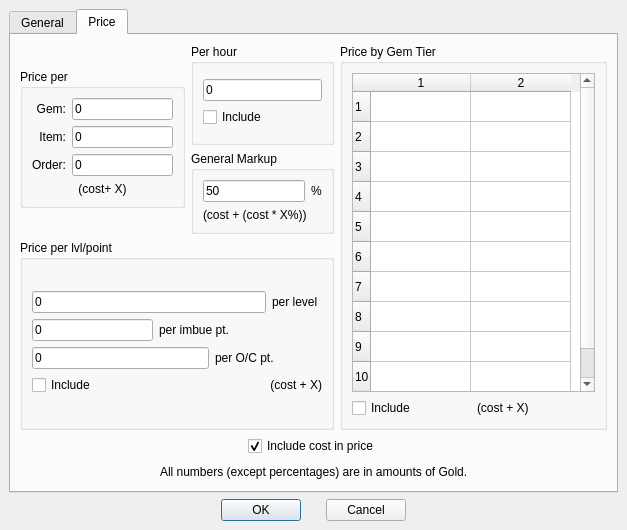
<?xml version="1.0" encoding="UTF-8"?>
<ui version="4.0">
 <class>B_Options</class>
 <widget class="QDialog" name="B_Options">
  <property name="geometry">
   <rect>
    <x>0</x>
    <y>0</y>
    <width>627</width>
    <height>530</height>
   </rect>
  </property>
  <property name="windowTitle">
   <string>Options</string>
  </property>
  <layout class="QVBoxLayout">
   <property name="spacing">
    <number>6</number>
   </property>
   <property name="margin">
    <number>9</number>
   </property>
   <item>
    <layout class="QVBoxLayout">
     <property name="spacing">
      <number>6</number>
     </property>
     <property name="margin">
      <number>0</number>
     </property>
     <item>
      <widget class="QTabWidget" name="Tab">
       <property name="enabled">
        <bool>true</bool>
       </property>
       <property name="currentIndex">
        <number>1</number>
       </property>
       <widget class="QWidget" name="General">
        <attribute name="title">
         <string>General</string>
        </attribute>
        <layout class="QVBoxLayout">
         <property name="spacing">
          <number>6</number>
         </property>
         <property name="margin">
          <number>9</number>
         </property>
         <item>
          <layout class="QVBoxLayout">
           <property name="spacing">
            <number>6</number>
           </property>
           <property name="margin">
            <number>0</number>
           </property>
           <item>
            <layout class="QHBoxLayout">
             <property name="spacing">
              <number>6</number>
             </property>
             <property name="margin">
              <number>0</number>
             </property>
             <item>
              <widget class="QLabel" name="TextLabel1">
               <property name="text">
                <string>Crafter Skill:</string>
               </property>
              </widget>
             </item>
             <item>
              <widget class="QComboBox" name="Skill"/>
             </item>
             <item>
              <spacer>
               <property name="orientation">
                <enum>Qt::Horizontal</enum>
               </property>
               <property name="sizeHint" stdset="0">
                <size>
                 <width>40</width>
                 <height>20</height>
                </size>
               </property>
              </spacer>
             </item>
            </layout>
           </item>
           <item>
            <widget class="QCheckBox" name="CapDistance">
             <property name="text">
              <string>Show Distance To Cap (instead of total)</string>
             </property>
            </widget>
           </item>
           <item>
            <widget class="QCheckBox" name="ShowDoneGems">
             <property name="text">
              <string>Hide &quot;Made&quot; Gems from Materials List and Exported Gems</string>
             </property>
            </widget>
           </item>
           <item>
            <widget class="QCheckBox" name="ShowScrollingSlots">
             <property name="text">
              <string>Scrollable Slots (allows your window to be shorter)</string>
             </property>
            </widget>
           </item>
           <item>
            <widget class="QCheckBox" name="EuroServers">
             <property name="text">
              <string>Export Gems to European/GOA Servers</string>
             </property>
             <property name="checked">
              <bool>true</bool>
             </property>
            </widget>
           </item>
           <item>
            <widget class="QCheckBox" name="IncludeRR">
             <property name="text">
              <string>Include Racial Resists in Totals</string>
             </property>
             <property name="checked">
              <bool>true</bool>
             </property>
            </widget>
           </item>
           <item>
            <widget class="QCheckBox" name="HideNonClassSkills">
             <property name="text">
              <string>Hide Skills not usable by this Class</string>
             </property>
             <property name="checked">
              <bool>true</bool>
             </property>
            </widget>
           </item>
           <item>
            <widget class="QCheckBox" name="Coop">
             <property name="text">
              <string>Co-op / PvP Server</string>
             </property>
            </widget>
           </item>
           <item>
            <widget class="QLabel" name="TextLabel2_5">
             <property name="sizePolicy">
              <sizepolicy hsizetype="Preferred" vsizetype="Maximum">
               <horstretch>0</horstretch>
               <verstretch>0</verstretch>
              </sizepolicy>
             </property>
             <property name="text">
              <string>        (Lets you access items from all realms)</string>
             </property>
             <property name="alignment">
              <set>Qt::AlignLeading|Qt::AlignLeft|Qt::AlignVCenter</set>
             </property>
            </widget>
           </item>
           <item>
            <spacer>
             <property name="orientation">
              <enum>Qt::Vertical</enum>
             </property>
             <property name="sizeHint" stdset="0">
              <size>
               <width>20</width>
               <height>40</height>
              </size>
             </property>
            </spacer>
           </item>
          </layout>
         </item>
        </layout>
       </widget>
       <widget class="QWidget" name="Price">
        <attribute name="title">
         <string>Price</string>
        </attribute>
        <layout class="QVBoxLayout">
         <property name="spacing">
          <number>6</number>
         </property>
         <property name="margin">
          <number>9</number>
         </property>
         <item>
          <layout class="QVBoxLayout">
           <property name="spacing">
            <number>6</number>
           </property>
           <property name="margin">
            <number>0</number>
           </property>
           <item>
            <layout class="QHBoxLayout">
             <property name="spacing">
              <number>6</number>
             </property>
             <property name="margin">
              <number>0</number>
             </property>
             <item>
              <layout class="QVBoxLayout">
               <property name="spacing">
                <number>6</number>
               </property>
               <property name="margin">
                <number>0</number>
               </property>
               <item>
                <layout class="QHBoxLayout">
                 <property name="spacing">
                  <number>6</number>
                 </property>
                 <property name="margin">
                  <number>0</number>
                 </property>
                 <item>
                  <widget class="QGroupBox" name="GroupBox1">
                   <property name="sizePolicy">
                    <sizepolicy hsizetype="Preferred" vsizetype="Maximum">
                     <horstretch>0</horstretch>
                     <verstretch>0</verstretch>
                    </sizepolicy>
                   </property>
                   <property name="title">
                    <string>Price per</string>
                   </property>
                   <layout class="QHBoxLayout">
                    <property name="spacing">
                     <number>6</number>
                    </property>
                    <property name="margin">
                     <number>9</number>
                    </property>
                    <item>
                     <layout class="QVBoxLayout">
                      <property name="spacing">
                       <number>6</number>
                      </property>
                      <property name="margin">
                       <number>0</number>
                      </property>
                      <item>
                       <layout class="QGridLayout">
                        <property name="margin">
                         <number>0</number>
                        </property>
                        <property name="spacing">
                         <number>6</number>
                        </property>
                        <item row="0" column="1">
                         <widget class="QLineEdit" name="PPGem">
                          <property name="text">
                           <string>0</string>
                          </property>
                         </widget>
                        </item>
                        <item row="0" column="0">
                         <widget class="QLabel" name="TextLabel1_2">
                          <property name="text">
                           <string>Gem:</string>
                          </property>
                          <property name="alignment">
                           <set>Qt::AlignRight|Qt::AlignTrailing|Qt::AlignVCenter</set>
                          </property>
                         </widget>
                        </item>
                        <item row="2" column="1">
                         <widget class="QLineEdit" name="PPOrder">
                          <property name="text">
                           <string>0</string>
                          </property>
                         </widget>
                        </item>
                        <item row="1" column="0">
                         <widget class="QLabel" name="TextLabel1_2_2">
                          <property name="text">
                           <string>Item:</string>
                          </property>
                          <property name="alignment">
                           <set>Qt::AlignRight|Qt::AlignTrailing|Qt::AlignVCenter</set>
                          </property>
                         </widget>
                        </item>
                        <item row="2" column="0">
                         <widget class="QLabel" name="TextLabel1_2_3">
                          <property name="text">
                           <string>Order:</string>
                          </property>
                          <property name="alignment">
                           <set>Qt::AlignRight|Qt::AlignTrailing|Qt::AlignVCenter</set>
                          </property>
                         </widget>
                        </item>
                        <item row="1" column="1">
                         <widget class="QLineEdit" name="PPItem">
                          <property name="text">
                           <string>0</string>
                          </property>
                         </widget>
                        </item>
                       </layout>
                      </item>
                      <item>
                       <widget class="QLabel" name="TextLabel2_3">
                        <property name="text">
                         <string>(cost+ X)</string>
                        </property>
                        <property name="alignment">
                         <set>Qt::AlignCenter</set>
                        </property>
                       </widget>
                      </item>
                     </layout>
                    </item>
                   </layout>
                  </widget>
                 </item>
                 <item>
                  <layout class="QVBoxLayout">
                   <property name="spacing">
                    <number>6</number>
                   </property>
                   <property name="margin">
                    <number>0</number>
                   </property>
                   <item>
                    <widget class="QGroupBox" name="GroupBox6">
                     <property name="title">
                      <string>Per hour</string>
                     </property>
                     <layout class="QVBoxLayout">
                      <property name="spacing">
                       <number>6</number>
                      </property>
                      <property name="margin">
                       <number>9</number>
                      </property>
                      <item>
                       <layout class="QVBoxLayout">
                        <property name="spacing">
                         <number>6</number>
                        </property>
                        <property name="margin">
                         <number>0</number>
                        </property>
                        <item>
                         <widget class="QLineEdit" name="HourPrice">
                          <property name="text">
                           <string>0</string>
                          </property>
                         </widget>
                        </item>
                        <item>
                         <widget class="QCheckBox" name="HourInclude">
                          <property name="text">
                           <string>Include</string>
                          </property>
                         </widget>
                        </item>
                       </layout>
                      </item>
                     </layout>
                    </widget>
                   </item>
                   <item>
                    <widget class="QGroupBox" name="GroupBox4">
                     <property name="sizePolicy">
                      <sizepolicy hsizetype="Preferred" vsizetype="Maximum">
                       <horstretch>0</horstretch>
                       <verstretch>0</verstretch>
                      </sizepolicy>
                     </property>
                     <property name="title">
                      <string>General Markup</string>
                     </property>
                     <layout class="QVBoxLayout">
                      <property name="spacing">
                       <number>6</number>
                      </property>
                      <property name="margin">
                       <number>9</number>
                      </property>
                      <item>
                       <layout class="QVBoxLayout">
                        <property name="spacing">
                         <number>6</number>
                        </property>
                        <property name="margin">
                         <number>0</number>
                        </property>
                        <item>
                         <layout class="QHBoxLayout">
                          <property name="spacing">
                           <number>6</number>
                          </property>
                          <property name="margin">
                           <number>0</number>
                          </property>
                          <item>
                           <widget class="QLineEdit" name="GenMarkup">
                            <property name="text">
                             <string>50</string>
                            </property>
                           </widget>
                          </item>
                          <item>
                           <widget class="QLabel" name="TextLabel11">
                            <property name="text">
                             <string>%</string>
                            </property>
                           </widget>
                          </item>
                         </layout>
                        </item>
                        <item>
                         <widget class="QLabel" name="TextLabel12">
                          <property name="text">
                           <string>(cost + (cost * X%))</string>
                          </property>
                         </widget>
                        </item>
                       </layout>
                      </item>
                     </layout>
                    </widget>
                   </item>
                  </layout>
                 </item>
                </layout>
               </item>
               <item>
                <widget class="QGroupBox" name="GroupBox3">
                 <property name="title">
                  <string>Price per lvl/point</string>
                 </property>
                 <layout class="QVBoxLayout">
                  <property name="spacing">
                   <number>6</number>
                  </property>
                  <property name="margin">
                   <number>9</number>
                  </property>
                  <item>
                   <layout class="QGridLayout">
                    <property name="margin">
                     <number>0</number>
                    </property>
                    <property name="spacing">
                     <number>6</number>
                    </property>
                    <item row="3" column="0">
                     <widget class="QCheckBox" name="PPInclude">
                      <property name="text">
                       <string>Include</string>
                      </property>
                     </widget>
                    </item>
                    <item row="1" column="0" colspan="2">
                     <widget class="QLineEdit" name="PPImbue">
                      <property name="text">
                       <string>0</string>
                      </property>
                     </widget>
                    </item>
                    <item row="2" column="3" colspan="2">
                     <widget class="QLabel" name="TextLabel9">
                      <property name="text">
                       <string>per O/C pt.</string>
                      </property>
                     </widget>
                    </item>
                    <item row="2" column="0" colspan="3">
                     <widget class="QLineEdit" name="PPOC">
                      <property name="text">
                       <string>0</string>
                      </property>
                     </widget>
                    </item>
                    <item row="1" column="2" colspan="3">
                     <widget class="QLabel" name="TextLabel8">
                      <property name="text">
                       <string>per imbue pt.</string>
                      </property>
                     </widget>
                    </item>
                    <item row="0" column="0" colspan="4">
                     <widget class="QLineEdit" name="PPLevel">
                      <property name="text">
                       <string>0</string>
                      </property>
                     </widget>
                    </item>
                    <item row="0" column="4">
                     <widget class="QLabel" name="TextLabel7">
                      <property name="text">
                       <string>per level</string>
                      </property>
                     </widget>
                    </item>
                    <item row="3" column="2" colspan="3">
                     <widget class="QLabel" name="TextLabel10">
                      <property name="text">
                       <string>(cost + X)</string>
                      </property>
                      <property name="alignment">
                       <set>Qt::AlignRight|Qt::AlignTrailing|Qt::AlignVCenter</set>
                      </property>
                     </widget>
                    </item>
                   </layout>
                  </item>
                 </layout>
                </widget>
               </item>
              </layout>
             </item>
             <item>
              <widget class="QGroupBox" name="GroupBox5">
               <property name="title">
                <string>Price by Gem Tier</string>
               </property>
               <layout class="QVBoxLayout">
                <property name="spacing">
                 <number>6</number>
                </property>
                <property name="margin">
                 <number>9</number>
                </property>
                <item>
                 <layout class="QVBoxLayout">
                  <property name="spacing">
                   <number>6</number>
                  </property>
                  <property name="margin">
                   <number>0</number>
                  </property>
                  <item>
                   <widget class="QTableWidget" name="TierPriceTable">
                    <property name="rowCount">
                     <number>10</number>
                    </property>
                    <property name="columnCount">
                     <number>2</number>
                    </property>
                    <row/>
                    <row/>
                    <row/>
                    <row/>
                    <row/>
                    <row/>
                    <row/>
                    <row/>
                    <row/>
                    <row/>
                    <column/>
                    <column/>
                   </widget>
                  </item>
                  <item>
                   <layout class="QHBoxLayout">
                    <property name="spacing">
                     <number>6</number>
                    </property>
                    <property name="margin">
                     <number>0</number>
                    </property>
                    <item>
                     <widget class="QCheckBox" name="TierInclude">
                      <property name="text">
                       <string>Include</string>
                      </property>
                     </widget>
                    </item>
                    <item>
                     <widget class="QLabel" name="TextLabel15">
                      <property name="text">
                       <string>(cost + X)</string>
                      </property>
                     </widget>
                    </item>
                   </layout>
                  </item>
                 </layout>
                </item>
               </layout>
              </widget>
             </item>
            </layout>
           </item>
           <item>
            <layout class="QHBoxLayout">
             <property name="spacing">
              <number>6</number>
             </property>
             <property name="margin">
              <number>0</number>
             </property>
             <item>
              <spacer>
               <property name="orientation">
                <enum>Qt::Horizontal</enum>
               </property>
               <property name="sizeHint" stdset="0">
                <size>
                 <width>40</width>
                 <height>20</height>
                </size>
               </property>
              </spacer>
             </item>
             <item>
              <widget class="QCheckBox" name="CostInPrice">
               <property name="text">
                <string>Include cost in price</string>
               </property>
               <property name="checked">
                <bool>true</bool>
               </property>
              </widget>
             </item>
             <item>
              <spacer>
               <property name="orientation">
                <enum>Qt::Horizontal</enum>
               </property>
               <property name="sizeHint" stdset="0">
                <size>
                 <width>40</width>
                 <height>20</height>
                </size>
               </property>
              </spacer>
             </item>
            </layout>
           </item>
           <item>
            <layout class="QHBoxLayout">
             <property name="spacing">
              <number>6</number>
             </property>
             <property name="margin">
              <number>0</number>
             </property>
             <item>
              <spacer>
               <property name="orientation">
                <enum>Qt::Horizontal</enum>
               </property>
               <property name="sizeHint" stdset="0">
                <size>
                 <width>40</width>
                 <height>20</height>
                </size>
               </property>
              </spacer>
             </item>
             <item>
              <widget class="QLabel" name="TextLabel2_4">
               <property name="sizePolicy">
                <sizepolicy hsizetype="Preferred" vsizetype="Maximum">
                 <horstretch>0</horstretch>
                 <verstretch>0</verstretch>
                </sizepolicy>
               </property>
               <property name="text">
                <string>All numbers (except percentages) are in amounts of Gold.</string>
               </property>
              </widget>
             </item>
             <item>
              <spacer>
               <property name="orientation">
                <enum>Qt::Horizontal</enum>
               </property>
               <property name="sizeHint" stdset="0">
                <size>
                 <width>40</width>
                 <height>20</height>
                </size>
               </property>
              </spacer>
             </item>
            </layout>
           </item>
          </layout>
         </item>
        </layout>
       </widget>
      </widget>
     </item>
     <item>
      <layout class="QHBoxLayout">
       <property name="spacing">
        <number>25</number>
       </property>
       <property name="margin">
        <number>0</number>
       </property>
       <item>
        <spacer>
         <property name="orientation">
          <enum>Qt::Horizontal</enum>
         </property>
         <property name="sizeHint" stdset="0">
          <size>
           <width>40</width>
           <height>20</height>
          </size>
         </property>
        </spacer>
       </item>
       <item>
        <widget class="QPushButton" name="OK">
         <property name="text">
          <string>OK</string>
         </property>
        </widget>
       </item>
       <item>
        <widget class="QPushButton" name="Cancel">
         <property name="text">
          <string>Cancel</string>
         </property>
        </widget>
       </item>
       <item>
        <spacer>
         <property name="orientation">
          <enum>Qt::Horizontal</enum>
         </property>
         <property name="sizeHint" stdset="0">
          <size>
           <width>40</width>
           <height>20</height>
          </size>
         </property>
        </spacer>
       </item>
      </layout>
     </item>
    </layout>
   </item>
  </layout>
 </widget>
 <pixmapfunction>qPixmapFromMimeSource</pixmapfunction>
 <tabstops>
  <tabstop>PPGem</tabstop>
  <tabstop>PPItem</tabstop>
  <tabstop>PPOrder</tabstop>
  <tabstop>PPLevel</tabstop>
  <tabstop>PPImbue</tabstop>
  <tabstop>PPOC</tabstop>
  <tabstop>PPInclude</tabstop>
  <tabstop>GenMarkup</tabstop>
  <tabstop>TierInclude</tabstop>
  <tabstop>HourPrice</tabstop>
  <tabstop>HourInclude</tabstop>
  <tabstop>CostInPrice</tabstop>
  <tabstop>OK</tabstop>
  <tabstop>Cancel</tabstop>
  <tabstop>Skill</tabstop>
  <tabstop>CapDistance</tabstop>
  <tabstop>ShowDoneGems</tabstop>
  <tabstop>IncludeRR</tabstop>
  <tabstop>HideNonClassSkills</tabstop>
  <tabstop>Coop</tabstop>
  <tabstop>Tab</tabstop>
 </tabstops>
 <resources/>
 <connections/>
</ui>
